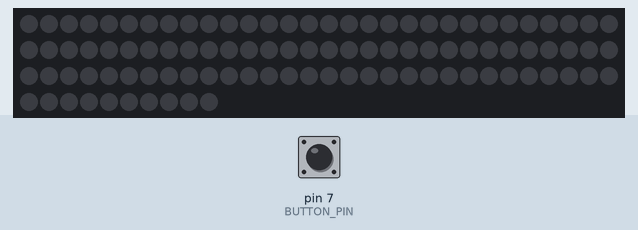
Bench run of a sketch on a simulated Arduino Uno, built with avr-gcc and run on an emulated ATmega328P. Parts: 100 RGB LEDs in strip order, left to right, continuing on the next row. The inputs (shaded band) are chosen by the test bench; at power-on: pin 7 (BUTTON_PIN) HIGH. Random numbers use the default seed unless the sketch sets one.

Above: at 1.2 s.
1.3 s: pin 7 (BUTTON_PIN) pulled LOW for 1 s
At 2.8 s:
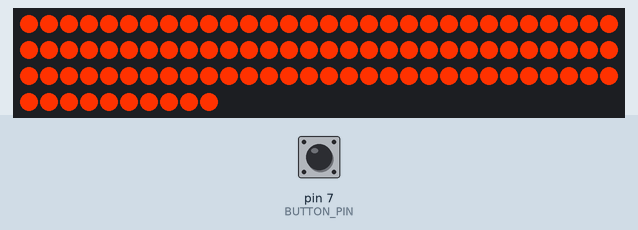
2.9 s: pin 7 (BUTTON_PIN) pulled LOW for 0.15 s
At 4.0 s:
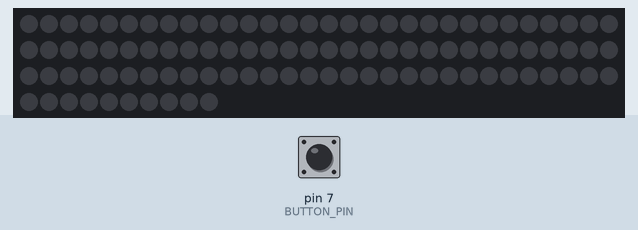
4.9 s: pin 7 (BUTTON_PIN) pulled LOW for 3.2 s
At 6.6 s:
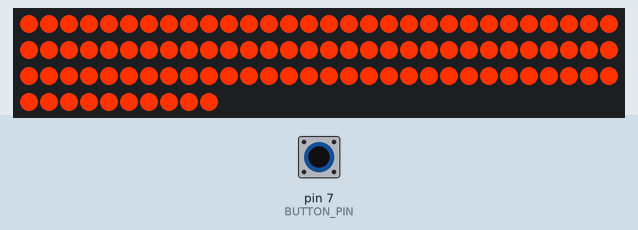
Timing chart, 0 to 8.1 s (numbered marks = the images above; inputs shaded):
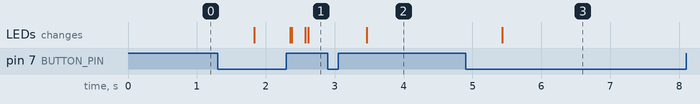

The sketch:

sls_model_LED_code.ino
```cpp
#include <Adafruit_NeoPixel.h>

// Define button pin
#define BUTTON_PIN 7

// Define button debouncer values
#define NUM_CHECKS 10
#define CHECK_DELAY 2
#define DEBOUNCE_DELAY 500

// Define the pin connected to the NeoPixel strip and the number of LEDs
#define NEO_PIN 5
#define NUMPIXELS 100  // Adjust based on the number of LEDs in your strip -- Go big or go home

// Define RGB value for orange
#define RED   255
#define GREEN 50
#define BLUE  0

// Define LED intensities
typedef enum {
  OFF           = 0,
  FULL          = 1,
  QUARTER       = 2,
  HALF          = 3,
  THREE_QUARTER = 4,
} intensity_t;

// Define state machine values
typedef enum {
  STATE_OFF = 0,
  STATE_ON  = 1,
  STATE_LIFTOFF,
} state_t;

// Define liftoff routine values
#define LIFTOFF_BUTTON_WAIT 500   //milliseconds
#define LIFTOFF_OFF_MIN 10
#define LIFTOFF_OFF_MAX 50
#define LIFTOFF_ON_MIN 10
#define LIFTOFF_ON_MAX 200


// Create an instance of the NeoPixel library
Adafruit_NeoPixel pixels(NUMPIXELS, NEO_PIN, NEO_GRB + NEO_KHZ800);


void setup() {
  pinMode(BUTTON_PIN, INPUT);

  pixels.begin();                       // Initialize the NeoPixel strip
  pixels.setBrightness(255);            // Initialize NeoPixels to max brightness
  pixels.show();                        // Initialize all LEDs as off
}

void loop() {
  static state_t state = STATE_OFF;

  // State machine
  switch (state) {
    case STATE_OFF:
      state = state_off();
      break;
    case STATE_ON:
      state = state_on();
      break;
    case STATE_LIFTOFF:
      state = state_liftoff();
      break;
    default:
      state = state_on();         // If broken assume was on, change state to off
      break;
  }
}


// Debouncer function
bool debounce(int button) {
  int reading   = 0;
  bool debounce = 0;

  if (digitalRead(button) == 0) {           // If button is pressed
    for (int i = 0; i < NUM_CHECKS; i++) {
      reading += !digitalRead(button);      // Active low button so NOT it to add up
      delay(CHECK_DELAY);
    }

    delay(DEBOUNCE_DELAY);
  }

  return debounce = (reading == NUM_CHECKS) ? 1 : 0;
}

// LED on/off function
void LED_set(intensity_t intensity) {
  char red;
  char green;
  char blue;

  switch (intensity) {
    case OFF:
      red   = 0;
      green = 0;
      blue  = 0;
      break;
    case FULL:
      red   = RED;
      green = GREEN;
      blue  = BLUE;
      break;
    case QUARTER:
      red   = RED*0.25;
      green = GREEN*0.25;
      blue  = BLUE*0.25;
      break;
    case HALF:
      red   = RED*0.5;
      green = GREEN*0.5;
      blue  = BLUE*0.5;
      break;
    case THREE_QUARTER:
      red   = RED*0.75;
      green = GREEN*0.75;
      blue  = BLUE*0.75;
      break;
    default:
      red   = 0;
      green = 0;
      blue  = 0;
      break;
  }

  pixels.fill(pixels.Color(red, green, blue));
  pixels.show();
}


// State functions
state_t state_off(void) {
  state_t next_state = STATE_OFF;
  bool button_press = 0;

  LED_set(OFF);

  button_press = debounce(BUTTON_PIN);

  // Change state to either STATE_ON or STATE_LIFTOFF
  if (button_press) {
    LED_set(FULL);                                 // Turn on LEDs

    // Check if button is long-pressed
    // delay(LIFTOFF_BUTTON_WAIT);      // TEST
    button_press = debounce(BUTTON_PIN);

    if (button_press == 0) {                    // If button was regular-pressed
      next_state = STATE_ON;
    }
    else {                                      // If button was long-pressed
      next_state = STATE_LIFTOFF;
      while (digitalRead(BUTTON_PIN) == 0);    // TEST // Wait until button is unpressed (active low button)
    }
  }

  return next_state;
}

state_t state_on(void) {
  state_t next_state = STATE_ON;
  bool button_press = 0;

  LED_set(FULL);

  button_press = debounce(BUTTON_PIN);

  // Change state to STATE_OFF
  if (button_press) {
    LED_set(OFF);
    next_state = STATE_OFF;
  }

  return next_state;
}

state_t state_liftoff(void) {
  state_t next_state = STATE_LIFTOFF;
  bool button_press = 0;

  liftoff_routine();

  button_press = debounce(BUTTON_PIN);

  // Change state to STATE_OFF
  if (button_press) {
    LED_set(OFF);
    next_state = STATE_OFF;
  }

  return next_state;
}


// Liftoff routine
void liftoff_routine(void) {
  // Choose LED level
  intensity_t intensity = random(2, 4);

  LED_set(intensity);
  delay(random(LIFTOFF_OFF_MIN, LIFTOFF_OFF_MAX));

  LED_set(FULL);
  delay(random(LIFTOFF_ON_MIN, LIFTOFF_ON_MAX));
}
```

Measured:
- after the input at 1.3 s, the LEDs: change after 0.53 s (image 1)
- after the input at 4.9 s, the LEDs: change after 0.53 s (image 3)
